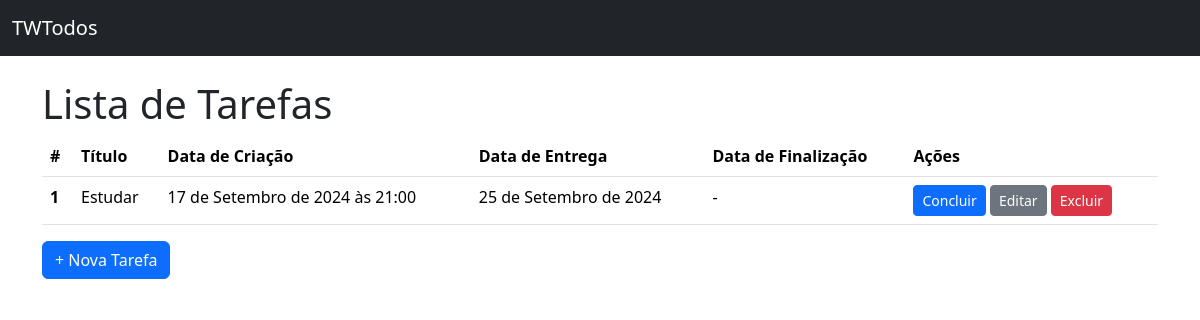
The app's page /, older data.
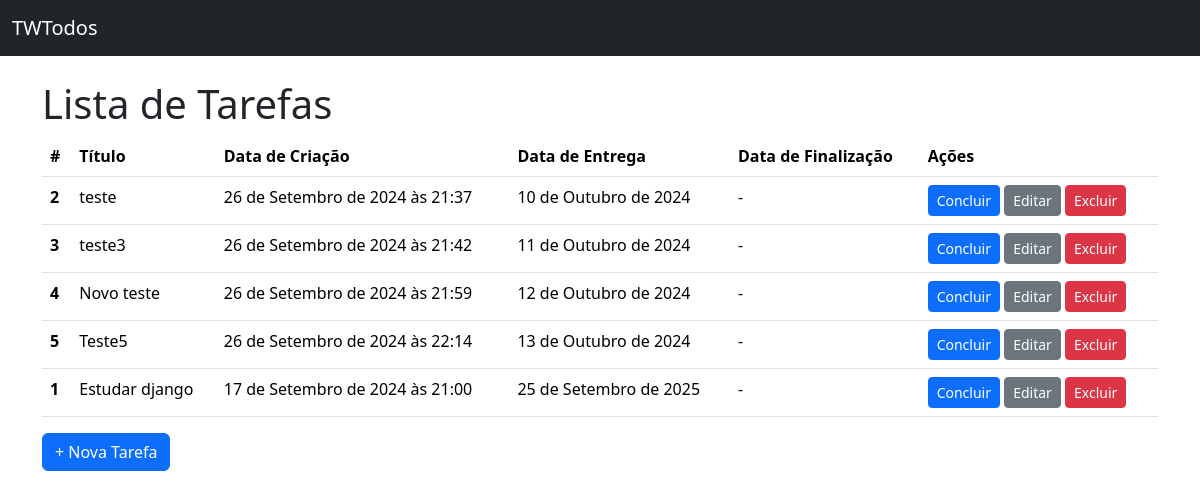
The same page, newer data.
### todos/models.py (models this page shows, shortened)
class Todo(models.Model):
    title = models.CharField(verbose_name="Titulo", max_length=100, null=False, blank=False)
    created_at = models.DateTimeField( auto_now_add=True, null=False, blank=False)
    deadline = models.DateField(verbose_name="Data de Entrega",null=False, blank=False)
    finished_at = models.DateField(null=True)
    class Meta:
        ordering = ["deadline"]

### todos/views.py (the view)
# urls.py: path("", TodoListView.as_view(), name="url_todo_list"),
class TodoListView(ListView):
    model = Todo

### todos/templates/todos/todo_list.html (shortened to what this page needs)
{% extends "base.html" %}
{% block block_content %}
        <h1>Lista de Tarefas</h1>
        {% if todo_list %}
            <table class="table">
                <thead>
                <tr>
                    <th scope="col">#</th>
                    <th scope="col">Título</th>
                    <th scope="col">Data de Criação</th>
                    <th scope="col">Data de Entrega</th>
                    <th scope="col">Data de Finalização</th>
                    <th scope="col">Ações</th>
                </tr>
                </thead>
                <tbody>
                    {% for todo in todo_list %}
                        <tr>
                            <th scope="row">{{ todo.id }}</th>
                            <td>{{ todo.title }}</td>
                            <td>{{ todo.created_at|default:" - " }}</td>
                            <td>{{ todo.deadline|default:" - " }}</td>
                            <td>{{ todo.finished_at|default:" - " }}</td>
                            <td>
                                <a  href="{% url "url_todo_complete" pk=todo.pk %}"
                                    class="btn btn-primary btn-sm {% if todo.finished_at %}disabled{% endif %}"
                                >
                                    Concluir
                                </a>
                                <a  href="{% url "url_todo_update" pk=todo.pk %}"
                                    class="btn btn-secondary btn-sm {% if todo.finished_at %}disabled{% endif %}"
                                >
                                    Editar
                                </a>
                                <a href="{% url "url_todo_delete" pk=todo.pk %}" class="btn btn-danger btn-sm">Excluir</a>
                            </td>
                        </tr>
                    {% endfor %}
                </tbody>
            </table>
        {% else %}
            <p>Não há Tarefas cadastradas !</p>
        {% endif %}
        <a href="{% url 'url_todo_create' %}" class="btn btn-primary">+ Nova Tarefa</a>
{% endblock  %}

Row changes from the older to the newer data that the page shows:
added Todo: id "2", title "teste", created_at "26 de Setembro de 2024 às 21:37", deadline "10 de Outubro de 2024", finished_at "-"
added Todo: id "3", title "teste3", created_at "26 de Setembro de 2024 às 21:42", deadline "11 de Outubro de 2024", finished_at "-"
added Todo: id "4", title "Novo teste", created_at "26 de Setembro de 2024 às 21:59", deadline "12 de Outubro de 2024", finished_at "-"
added Todo: id "5", title "Teste5", created_at "26 de Setembro de 2024 às 22:14", deadline "13 de Outubro de 2024", finished_at "-"
changed Todo id 1: title "Estudar" → "Estudar django"; deadline "25 de Setembro de 2024" → "25 de Setembro de 2025"
